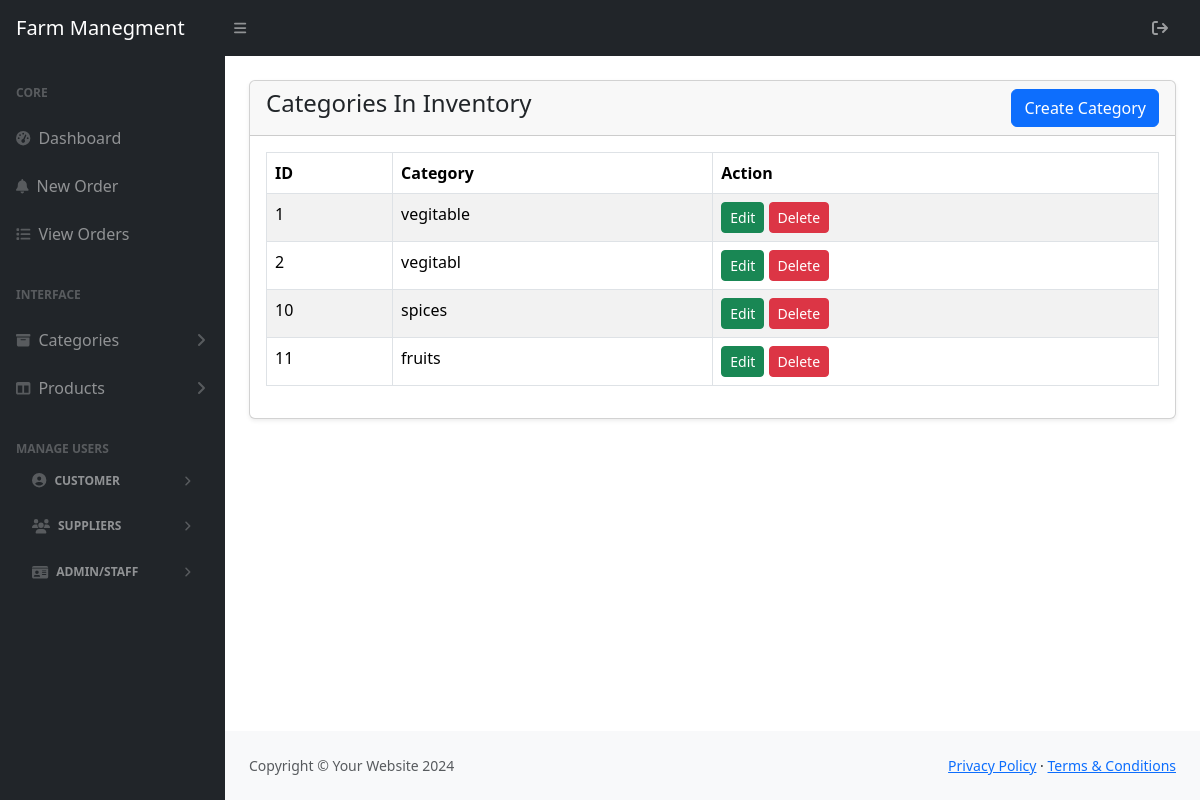
The app's page /admin/categories.php with its own data.
### tables this page shows
CREATE TABLE `categories` (
  `id` int(11) NOT NULL,
  `category` varchar(255) NOT NULL,
  `description` mediumtext DEFAULT NULL
);

### config/function.php (called while the page is built, shortened)
<?php
    require 'config.php';
    function validate($inputData){
        global $conn;
        $validatedData =mysqli_real_escape_string($conn,$inputData);
        return trim($validatedData);
    }
    function getAll($tableName,$status=NULL){
        global $conn;
        $table = validate($tableName);
        $status =validate($status);
        if($status=='status')
        {
            $query="SELECT * FROM $table WHERE status='0'";
        }
        else
        {
            $query="SELECT * FROM $table ";
        }
        return mysqli_query($conn,$query);
    }
?>

### admin/categories.php (the view, shortened to what this page needs)
<?php include('includes/header.php'); ?>
<div class="container-fluid px-4">
    <div class="card mt-4 shadow-sm">
        <div class="card-header">
            <h4 class="mb-0">Categories In Inventory
            <a href="categories-create.php" class="btn btn-primary float-end">Create Category</a>
            </h4>
        </div>
        <div class="card-body">
        <?php
        $categories=getall('categories');
        if(mysqli_num_rows($categories)>0)
        {
        ?>
        <div class="table-responsive">
            <table class="table table-striped table-bordered">
                <thead>
                    <tr>
                        <th>ID</th>
                        <th>Category</th>
                        <th>Action</th>
                    </tr>
                </thead>
                <tbody>
                    <?php foreach($categories as $Item) :  ?>
                    <tr>
                        <td><?= $Item['id'] ?></td>
                        <td><?= $Item['category'] ?></td>
                        <td>
                            <a href="categories-edit.php?id=<?=  $Item['id'] ?>" class="btn btn-success btn-sm">Edit</a>
                            <a href="categories-delete.php?id=<?=  $Item['id'] ?>"  class="btn btn-danger btn-sm">Delete</a>
                        </td>
                    </tr>
                    <?php endforeach; ?>
                </tbody>
            </table>
        </div>
        <?php
                    }
                        else
                        {
                    ?>
                            <tr>
                                <td colspan="4">No record Found</td>
                            </tr>
                    <?php
                    }
        ?>
    </div>
    </div>
</div>
<?php include('includes/footer.php'); ?>

### records on screen
categories: id "1", category "vegitable"
categories: id "2", category "vegitabl"
categories: id "10", category "spices"
categories: id "11", category "fruits"
